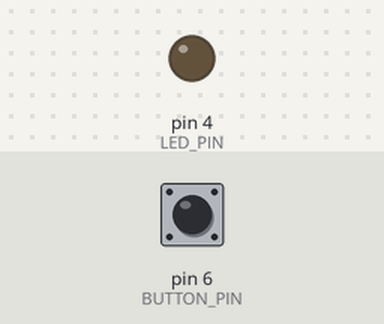
Simulated run of this sketch. Board: Arduino Uno, built with avr-gcc and run on an emulated ATmega328P. Shown: output pins drawn as LEDs (lit = HIGH). The test bench sets the inputs (shaded band); at power-on: pin 6 (BUTTON_PIN) LOW.

Above: at 1.2 s.
1.3 s: pin 6 (BUTTON_PIN) pulled HIGH for 0.15 s
At 1.6 s:
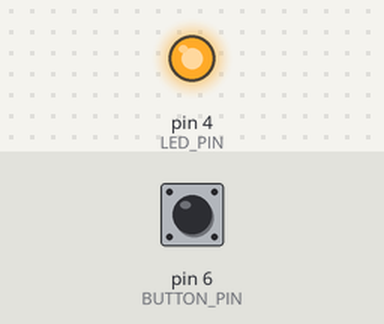
2.9 s: pin 6 (BUTTON_PIN) pulled HIGH for 1 s
At 4.1 s:
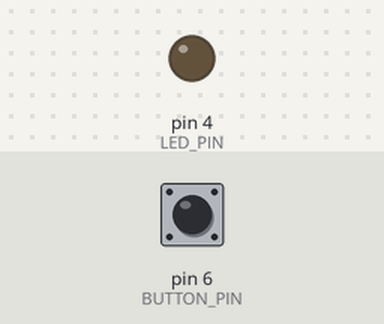
5.4 s: pin 6 (BUTTON_PIN) pulled HIGH for 3.2 s
At 6.0 s:
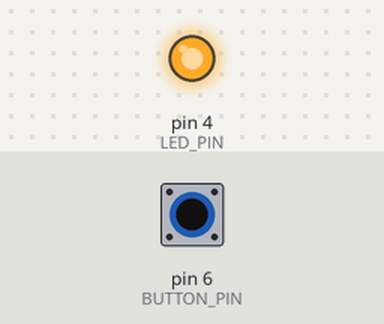
Timing chart, 0 to 8.4 s (numbered marks = the images above; inputs shaded):
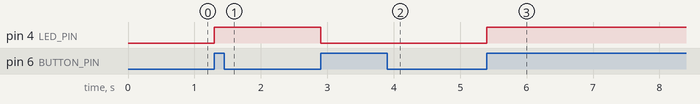

The sketch:

buttonLEDtoggle.ino
```cpp
#define LED_PIN 4
#define BUTTON_PIN 6

bool currentButtonState = false;
bool previousButtonState = false;

void setup() {
  pinMode(BUTTON_PIN, INPUT);
  pinMode(LED_PIN, OUTPUT);
}

void loop() {
  previousButtonState = currentButtonState;  // What was current last turn of the loop is previous this time
  currentButtonState = digitalRead(BUTTON_PIN);

  if (currentButtonState == HIGH && previousButtonState == LOW) {  // Rising edge
    // Read the pin, invert the value, write it back (toggle)
    digitalWrite(LED_PIN, !digitalRead(LED_PIN));
  }

  delay(25);  // Debounce button press
}
```

Measured:
- after the input at 1.3 s, pin 4 (LED_PIN): LOW → HIGH at once
- after the input at 2.9 s, pin 4 (LED_PIN): HIGH → LOW at once
- after the input at 5.4 s, pin 4 (LED_PIN): LOW → HIGH at once
